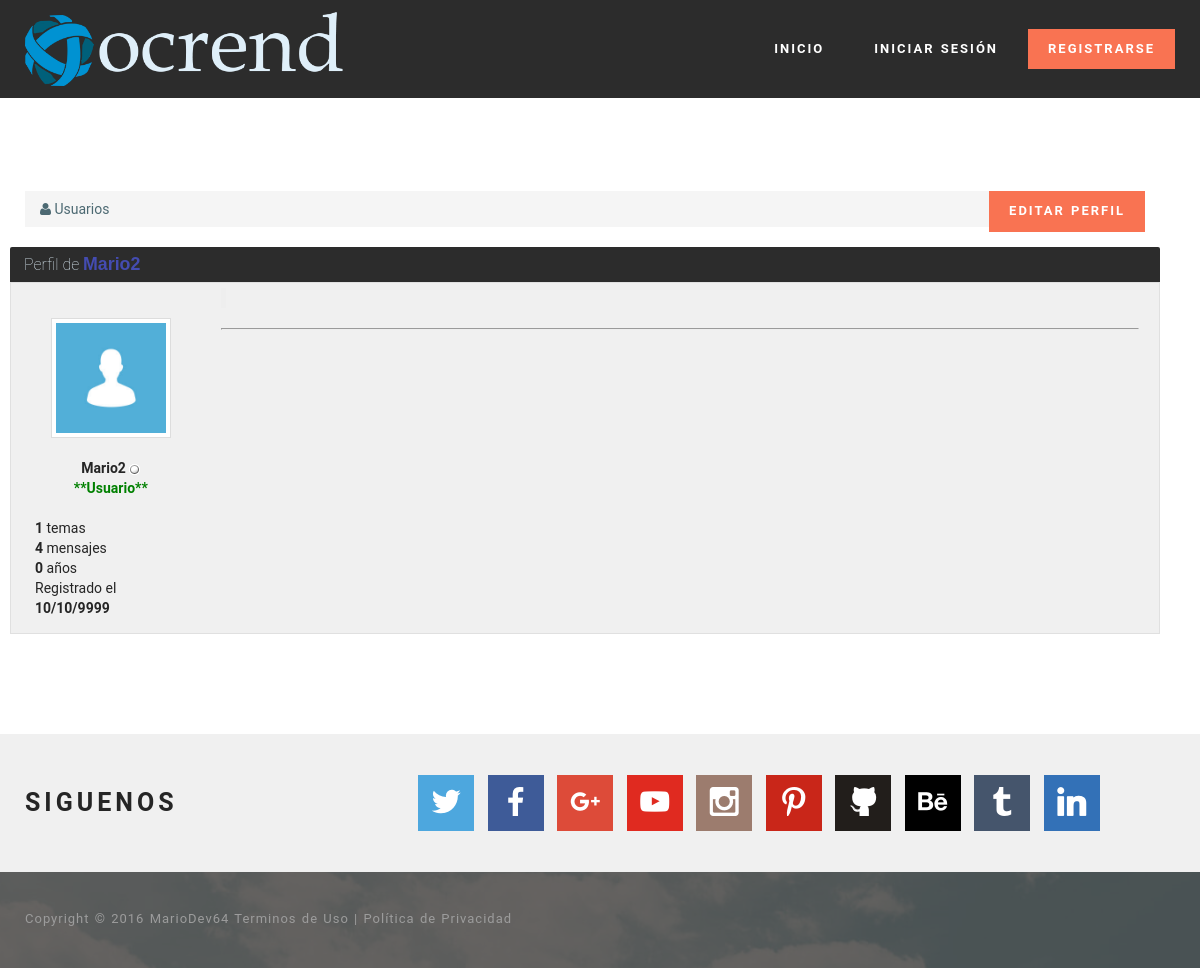
Page /?view=perfil&id=4 on the committed database.
### tables this page shows
CREATE TABLE `users` (
  `id` bigint(255) NOT NULL,
  `user` varchar(17) NOT NULL,
  `pass` varchar(50) NOT NULL,
  `email` varchar(40) NOT NULL,
  `permisos` int(1) NOT NULL DEFAULT '0',
  `activo` int(1) NOT NULL DEFAULT '0',
  `keyreg` varchar(120) NOT NULL DEFAULT '',
  `keypass` varchar(40) NOT NULL,
  `new_pass` varchar(30) NOT NULL,
  `ultima_conexion` int(32) NOT NULL DEFAULT '1471096252',
  `no_leidos` text NOT NULL,
  `img` varchar(80) NOT NULL DEFAULT 'default.jpg',
  `firma` varchar(255) NOT NULL,
  `rango` varchar(70) NOT NULL DEFAULT 'Usuario',
  `edad` int(3) NOT NULL DEFAULT '16',
  `fecha_reg` varchar(11) NOT NULL DEFAULT '10/10/9999',
  `biografia` text NOT NULL,
  `mensajes` int(11) NOT NULL DEFAULT '0'
);

### core/bin/functions/Users.php (called while the page is built, shortened)
<?php
function Users(){
  $db = new Conexion();
  $query = $db->query("SELECT timer FROM config WHERE id='1' LIMIT 1;");
  $timer = $db->recorrer($query)[0];
  $db->liberar($query);
  $sql = $db->query("SELECT * FROM users;");
  $usuarios_actuales = $db->rows($sql);
  if ($_SESSION['cantidad_usuarios'] != $usuarios_actuales or (time() - 60) <= $timer){
    while($d = $db->recorrer($sql)){
      $users[$d['id']] = $d;
    }
  }else{
    if (!isset($_SESSION['users'])) {
      while($d = $db->recorrer($sql)){
        $users[$d['id']] = $d;
      }
    }else{
      $users = $_SESSION['users'];
    }
  }
  return $_SESSION['users'];
}
?>

### core/core.php (called while the page is built, shortened)
<?php
require('core/models/class.Conexion.php');
require('core/bin/functions/Users.php');
require('core/bin/functions/GetUserStatus.php');
$_users = Users();
?>

### core/models/class.Conexion.php (called while the page is built, shortened)
<?php
class Conexion extends mysqli{
  public function rows($query){
    return mysqli_num_rows($query);
  }
  public function liberar($query){
    return mysqli_free_result($query);
  }
  public function recorrer($query){
    return mysqli_fetch_array($query);
  }
}
?>

### core/bin/functions/GetUserStatus.php (called while the page is built)
<?php
function GetUserStatus($time){
  if ($time > (time() - (60*5))) {
    return 'icon_online.gif';
  }else{
    return 'icon_offline.gif';
  }
}
?>

### html/perfil/perfil.php (the view, shortened to what this page needs)
<?php include(HTML_DIR . 'overall/header.php'); ?>
<body>
<?php include(HTML_DIR . '/overall/topnav.php'); ?>
<section class="mbr-section mbr-after-navbar">
<div class="mbr-section__container container mbr-section__container--isolated">
<div class="row container">
  <div class="pull-right">
    <div class="mbr-navbar__column"><ul class="mbr-navbar__items mbr-navbar__items--right mbr-buttons mbr-buttons--freeze mbr-buttons--right btn-inverse mbr-buttons--active"><li class="mbr-navbar__item">
         <a class="mbr-buttons__btn btn btn-danger" href="?view=configforos">EDITAR PERFIL</a>
     </li></ul></div>
    </div>
    <ol class="breadcrumb">
      <li><a href="?view=index"><i class="fa fa-user"></i> Usuarios </a></li>
    </ol>
</div>
<div class="row categorias_con_foros">
  <div class="col-sm-12">
      <div class="row titulo_categoria">Perfil de <span style="color: rgb(68, 76, 177); font-family: Arial; font-weight: bold; font-size: 17.8px;"><?php echo $_users[$id_usuario]['user']; ?></span> </div>
      <div class="row cajas">
        <div class="col-md-2">
          <center>
            <img src="views/app/images/users/<?php echo $_users[$id_usuario]['img']; ?>" class="thumbnail" height="120" style="margin-top: 30px;"/>
            <strong><?php echo $_users[$id_usuario]['user']; ?></strong>
            <img src="views/app/images/<?php echo GetUserStatus($_users[$id_usuario]['ultima_conexion']); ?>" alt="Estado del usuario: Online/Offline" />
            <br />
            <b style="color: green;">**<?php echo $_users[$id_usuario]['rango']; ?>**</b>
            <br /><br />
        </center>
            <ul style="list-style:none; padding-left: 4px;">
              <li><b><?php echo $db->recorrer($sql)[0]; ?></b> temas </li>
              <li><b><?php echo $_users[$id_usuario]['mensajes']; ?> </b> mensajes</li>
              <li><b><?php echo $_users[$id_usuario]['edad']; ?></b> años</li>
              <li>Registrado el <b><?php echo $_users[$id_usuario]['fecha_reg']; ?></b></li>
            </ul>
        </div>
        <div class="col-md-10">
          <blockquote>
          </blockquote>
          <hr />
        </div>
      </div>
  </div>
</div>
</div>
</section>
<?php include(HTML_DIR . 'overall/footer.php'); ?>
</body>
</html>

### views/mobirise/css/style.css (style rules this page uses)
html { position: relative; min-height: 100%; }
.mbr-navbar__column { display: table-cell; vertical-align: middle; }
.mbr-navbar__items { float: left; padding-left: 0px; position: relative; left: -20px; }
.mbr-navbar__items--right { float: right; left: 0; }
.mbr-navbar__item { display: block; float: left; position: relative; }
.mbr-after-navbar:before { content: ""; display: block; height: 98px; }
.mbr-section { padding: 0 20px; }
.mbr-section__container { padding: 0; position: relative; z-index: 3; }
.mbr-section__container--isolated { padding-bottom: 93px; padding-top: 93px; }
.mbr-buttons { margin: -26px 0 13px 0; position: relative; text-align: left; top: 26px; }
.mbr-buttons__btn, .mbr-buttons__link { margin: 0 10px 13px 0; }
.mbr-buttons__btn, .mbr-buttons__link, .mbr-buttons__btn:hover, .mbr-buttons__link:hover { text-decoration: none; }
.mbr-buttons--right { text-align: right; }
.mbr-buttons--right .mbr-buttons__btn, .mbr-buttons--right .mbr-buttons__link { margin: 0 0 13px 10px; }

### views/app/css/format.css (style rules this page uses)
.titulo_categoria { background-color: #2c2c2c; color: #dfeff9; font-weight: 100; font-size: 16px; width: 100%; height: 35px; line-height: 35px; padding-left: 14px; border-top-left-radius: 2px; border-top-right-radius: 2px; -moz-border-top-left-radius: 2px; -mozborder-top-right-radius: 2px; -webkit-border-top-left-radius: 2px; -webkit-border-top-right-radius: 2px; }
.categorias_con_foros { margin-bottom: 7px; }
.cajas { width: 100%; padding: 8px 5px 5px 5px; background: #f0f0f0; border: 1px solid #e0e0e0; height: auto!important; }
.cajas { width: 100%; padding: 5px; background: #f0f0f0; border: 1px solid #e0e0e0; height: auto!important; }
a { cursor: pointer; text-decoration: none; }
hr { display: block; margin-top: 0.5em; margin-bottom: 0.5em; margin-left: auto; margin-right: auto; border-style: inset; border-width: 1px; }

### rows in the picture
users: user "Mario2", img (placeholder picture), rango "Usuario", mensajes "4", edad "0", fecha_reg "10/10/9999"

### other values in the picture
$db->recorrer($sql)[0] "1"
COPY_RIGHT "Copyright © 2016 MarioDev64"
